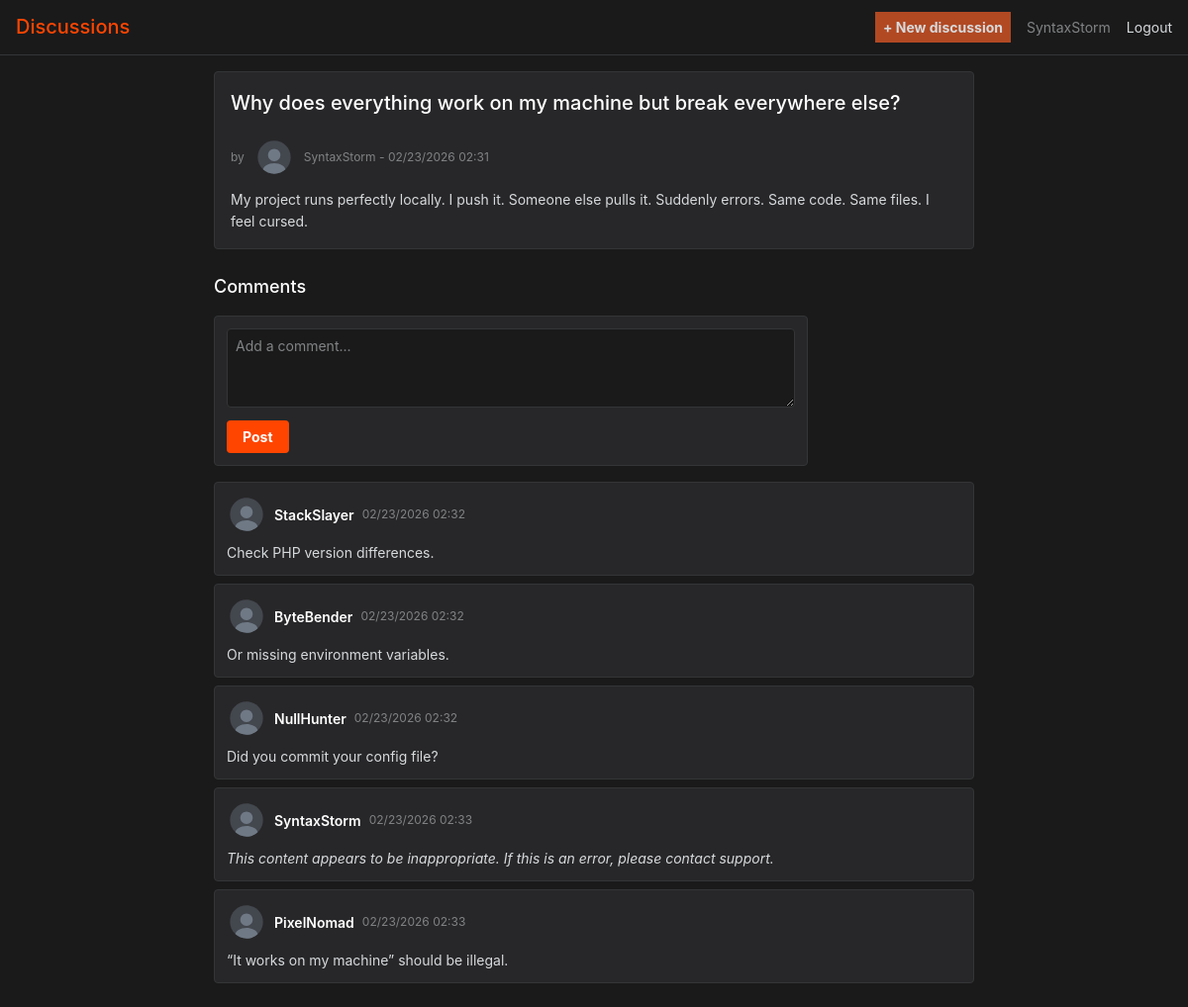
/discussions/view.php?s=why-does-everything-work-on-my-machine-but-break-everywhere-else (signed in), run on the app's committed database.
### tables this page shows
CREATE TABLE `discussions` (
  `id` int NOT NULL,
  `user_id` int NOT NULL,
  `title` varchar(255) NOT NULL,
  `slug` varchar(255) NOT NULL,
  `content` text NOT NULL,
  `created_at` datetime DEFAULT CURRENT_TIMESTAMP
);

CREATE TABLE `users` (
  `id` int NOT NULL,
  `username` varchar(50) NOT NULL,
  `email` varchar(100) NOT NULL,
  `password` varchar(255) NOT NULL,
  `role` enum('USER','ADMIN') DEFAULT 'USER',
  `created_at` timestamp NULL DEFAULT CURRENT_TIMESTAMP,
  `updated_at` timestamp NULL DEFAULT CURRENT_TIMESTAMP ON UPDATE CURRENT_TIMESTAMP
);

CREATE TABLE `comments` (
  `id` int NOT NULL,
  `discussion_id` int NOT NULL,
  `user_id` int NOT NULL,
  `content` text NOT NULL,
  `hidden` tinyint(1) NOT NULL DEFAULT '0',
  `created_at` datetime DEFAULT CURRENT_TIMESTAMP
);

### discussions/view.php (the view, shortened to what this page needs)
<?php
$slug = trim($_GET['s']);
$pdo = getPdo();
$stmt = $pdo->prepare('SELECT d.id, d.title, d.content, d.created_at, u.username FROM discussions d JOIN users u ON d.user_id = u.id WHERE d.slug = :slug');
$stmt->execute(['slug' => $slug]);
$discussion = $stmt->fetch();
$stmt = $pdo->prepare('SELECT c.id, c.content, c.hidden, c.created_at, u.username FROM comments c JOIN users u ON c.user_id = u.id WHERE c.discussion_id = :id ORDER BY c.created_at ASC');
$stmt->execute(['id' => $discussion['id']]);
$comments = $stmt->fetchAll();
?>
<!DOCTYPE html>
<html lang="en">
<head>
    <link rel="stylesheet" href="../assets/css/main.css">
</head>
<body>
    <header>
        <h1><a href="../index.php">Discussions</a></h1>
        <nav>
            <a class="new_discussion" href="add.php">+ New discussion</a>
            <span><?= htmlspecialchars($_SESSION['username']) ?></span>
            <a href="../auth/logout.php">Logout</a>
        </nav>
    </header>
    <main>
        <article class="discussion">
            <div class="discussion-header">
                <h2><?= htmlspecialchars($discussion['title']) ?></h2>
            </div>
            <p class="meta">by  <?= htmlspecialchars($discussion['username']) ?> - <?= htmlspecialchars(date('m/d/Y H:i', strtotime($discussion['created_at']))) ?></p>
            <div class="content"><?= nl2br(htmlspecialchars($discussion['content'])) ?></div>
        </article>
        <section class="comments">
            <h3>Comments</h3>
            <form action="../comments/add.php" method="post" class="comment-form">
                <textarea name="content" required minlength="1" maxlength="5000" placeholder="Add a comment..."></textarea>
                <button type="submit">Post</button>
            </form>
            <?php if (empty($comments)): ?>
            <p class="no-comments">No comments yet.</p>
            <?php else: ?>
            <ul class="comment-list">
                <?php foreach ($comments as $c): ?>
                <li>
                    <div class="comment-header">
                        <strong><?= htmlspecialchars($c['username']) ?></strong>
                        <span class="meta"><?= htmlspecialchars(date('m/d/Y H:i', strtotime($c['created_at']))) ?></span>
                    </div>
                    <p class="<?= $c['hidden'] ? 'hidden-content' : '' ?>"><?= $c['hidden'] ? 'This content appears to be inappropriate. If this is an error, please contact support.' : nl2br(htmlspecialchars($c['content'])) ?></p>
                </li>
                <?php endforeach; ?>
            </ul>
            <?php endif; ?>
        </section>
    </main>
</body>
</html>

### assets/css/background.css (style rules this page uses)
body { background-color: #1a1a1b; color: #d7dadc; min-height: 100vh; }
main { background-color: transparent; }

### assets/css/layout.css (style rules this page uses)
body { max-width: 1200px; margin: 0 auto; padding: 0; }
main { padding: 16px; max-width: 800px; margin: 0 auto; }

### assets/css/typography.css (style rules this page uses)
body { font-size: 14px; color: #d7dadc; }
h1 { font-size: 20px; font-weight: 500; color: #ffffff; margin: 0; }
h2 { font-size: 18px; font-weight: 500; color: #ffffff; margin: 0 0 12px 0; }
h3 { font-size: 16px; font-weight: 500; color: #ffffff; margin: 0 0 12px 0; }
p { margin: 0 0 8px 0; line-height: 1.5; }
strong { font-weight: 600; color: #ffffff; }
.meta { display: flex; align-items: center; gap: 10px; font-size: 12px; color: #818384; }
.hidden-content { color: #818384; font-style: italic; }

### assets/css/navigation.css (style rules this page uses)
header { background-color: #1a1a1b; border-bottom: 1px solid #343536; padding: 12px 16px; display: flex; justify-content: space-between; align-items: center; position: sticky; top: 0; z-index: 100; margin-bottom: 0; }
header h1 a { color: #ff4500; transition: opacity 0.2s; }
nav { display: flex; align-items: center; gap: 16px; }
nav .new_discussion { background-color: #b14923;; color: #d7dadc; font-weight: bold; padding: 0.3rem 0.5rem; font-size: 14px; transition: color 0.2s; }
nav span { color: #818384; font-size: 14px; }

### assets/css/discussions.css (style rules this page uses)
.discussion { background-color: #272729; border: 1px solid #343536; border-radius: 4px; padding: 16px; margin-bottom: 24px; }
.discussion-header { display: flex; align-items: flex-start; justify-content: space-between; gap: 12px; margin-bottom: 8px; }
.discussion-header h2 { color: #ffffff; font-size: 20px; font-weight: 500; flex: 1; }
.discussion .content { color: #d7dadc; line-height: 1.6; white-space: pre-wrap; margin-top: 12px; word-wrap: break-word; }
.discussion .meta { margin-bottom: 12px; }

### assets/css/comments.css (style rules this page uses)
.comments { margin-top: 24px; }
.comments h3 { color: #ffffff; font-size: 18px; font-weight: 500; margin-bottom: 16px; }
.comment-form { background-color: #272729; border: 1px solid #343536; border-radius: 4px; padding: 12px; margin-bottom: 16px; }
.comment-form textarea { width: 100%; min-height: 80px; padding: 8px; background-color: #1a1a1b; border: 1px solid #343536; border-radius: 4px; color: #d7dadc; font-size: 14px; resize: vertical; transition: border-color 0.2s; }
.comment-form textarea::placeholder { color: #818384; }
.comment-list { padding: 0; margin: 0; }
.comment-list li { background-color: #272729; border: 1px solid #343536; border-radius: 4px; padding: 12px; margin-bottom: 8px; transition: border-color 0.2s; }
.comment-header { display: flex; align-items: center; gap: 8px; flex-wrap: wrap; margin-bottom: 8px; }
.comment-header strong { color: #ffffff; font-size: 14px; font-weight: 600; }
.comment-header .meta { color: #818384; font-size: 12px; }
.comment-list li p { color: #d7dadc; line-height: 1.5; margin: 0; }

### assets/css/forms.css (style rules this page uses)
main form { max-width: 600px; }
form input[type="text"], form input[type="email"], form input[type="password"], form textarea { width: 100%; padding: 8px 12px; background-color: #272729; border: 1px solid #343536; border-radius: 4px; color: #d7dadc; font-size: 14px; transition: border-color 0.2s, background-color 0.2s; }
form input[type="text"]::placeholder, form input[type="email"]::placeholder, form input[type="password"]::placeholder, form textarea::placeholder { color: #818384; }
form textarea { min-height: 120px; resize: vertical; font-family: inherit; }

### assets/css/buttons.css (style rules this page uses)
button { background-color: #ff4500; color: #ffffff; border: none; border-radius: 4px; padding: 8px 16px; font-size: 14px; font-weight: 700; cursor: pointer; transition: background-color 0.2s, opacity 0.2s; }
form button { margin-top: 16px; }
.comment-form button { margin-top: 8px; }

### assets/css/animations.css (style rules this page uses)
.comment-list li { animation: fadeIn 0.3s ease-in; }
.discussion { animation: slideUp 0.3s ease-out; }
.comment-form { animation: slideUp 0.3s ease-out; }
button { transition: transform 0.1s; }

### data on the page
discussions: title "Why does everything work on my machine but break everywhere else?", user.username "SyntaxStorm", created_at "02/23/2026 02:31", content "My project runs perfectly locally. I push it. Someone else pulls it. Suddenly errors. Same code. Same files. I feel cursed."
comments: user.username "StackSlayer", created_at "02/23/2026 02:32", content "Check PHP version differences."
comments: user.username "ByteBender", created_at "02/23/2026 02:32", content "Or missing environment variables."
comments: user.username "NullHunter", created_at "02/23/2026 02:32", content "Did you commit your config file?"
comments: user.username "SyntaxStorm", created_at "02/23/2026 02:33", shows "This content appears to be inappropriate. If this is an error, please contact support."
comments: user.username "PixelNomad", created_at "02/23/2026 02:33", content "“It works on my machine” should be illegal."

### other printed values
$_SESSION['username'] "SyntaxStorm"
